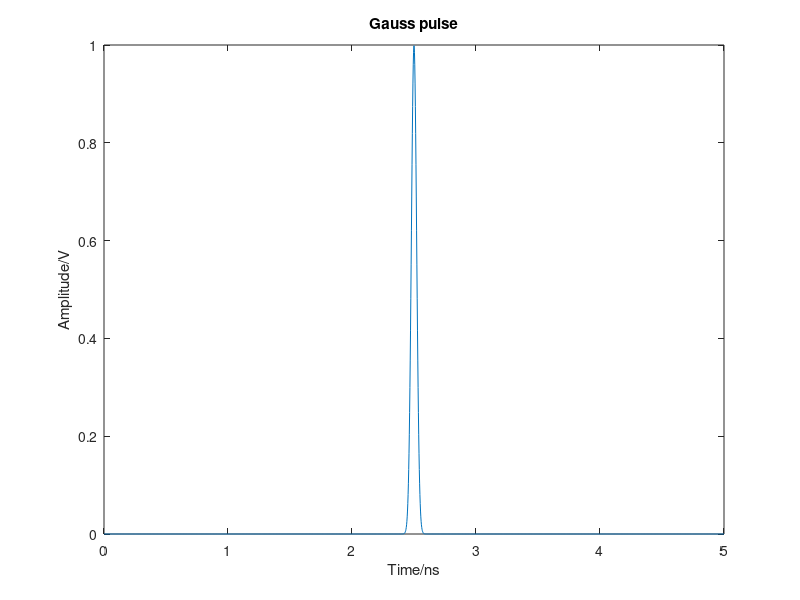
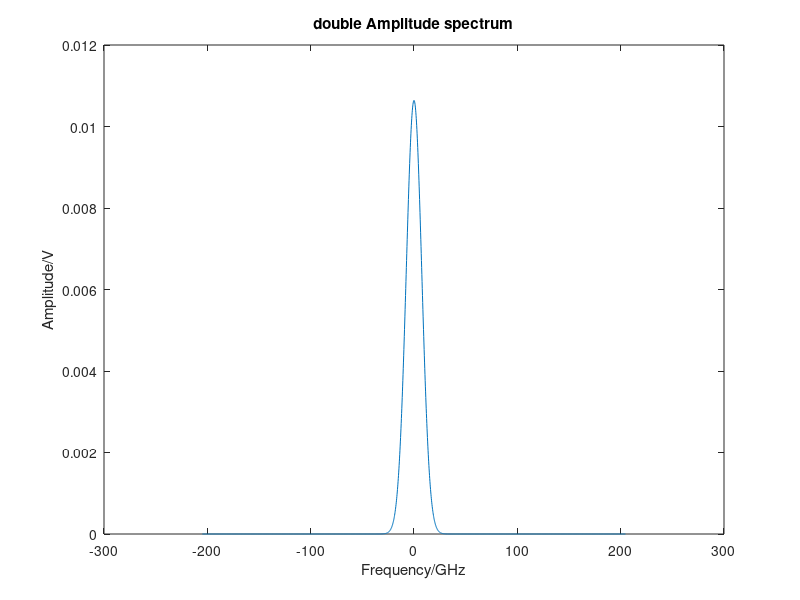
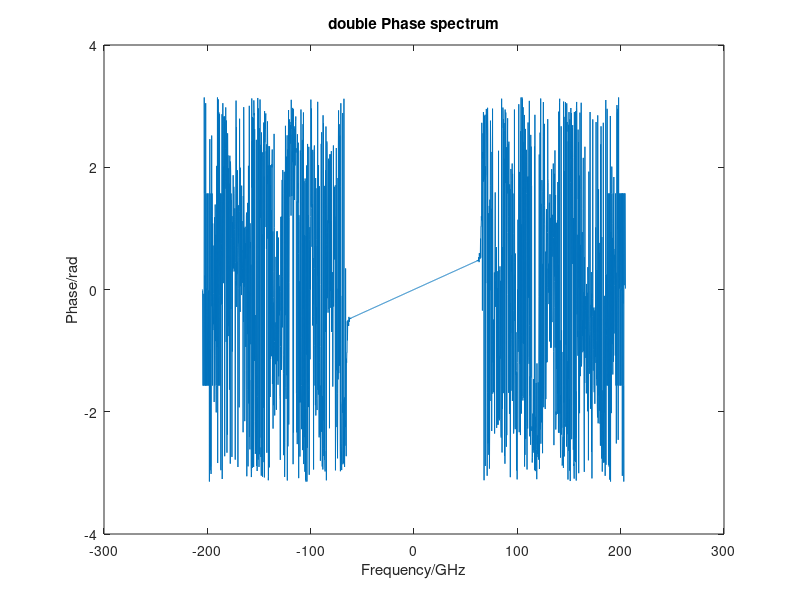
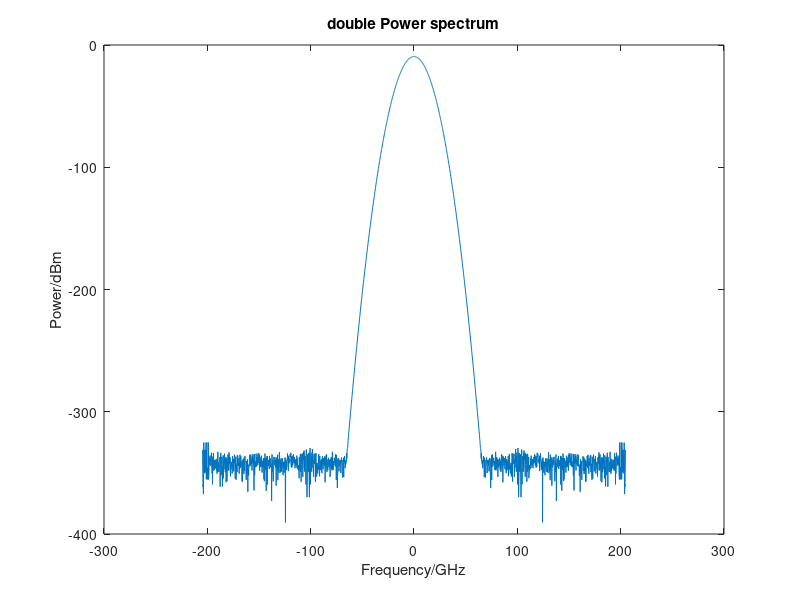

Write the MATLAB code that produced these figures, in order.
%==========================================================================
%Name:      spectrum_analysis.m
%Desc:      以高斯脉冲信号为例，求解其频谱、双边功率谱、单边功率谱、双边功率谱密度、
%           单边功率谱密度，这里高斯信号的半波全宽FWHM=50ps，中心点位于2.5ns处。
%Parameter: 
%Return:    
%Author:    wangpu(wangpu03@gmail.com)
%Date:      2018-2-21
%高斯函数公式有两种表达方式 a*exp(-((x-b)/2c)^2)，和a*exp(-((x-b)/c)^2)
%其中c和2c都是反映脉冲陡度。对于前者，2ln2c表示波峰半高度时的宽度，后者则为2lnc

%fftshift是针对频域的，将FFT的DC分量移到频谱中心，操作就是对换数据的左右两边
%例子
%x=[1 2 3 4]
%fftshift(x) -> [3 4 1 2]
%直接用fft得出的数据与频率不是对应的，fftshift将其纠正过来
%如果期望绘制的幅频图的频率范围为0~fs，则无需运行fftshift变换
%如果期望绘制的幅频图的频率范围为-fs/2~fs/2，则需要运行fftshift变换
%=========================================================================

clc;
clear;
FWHM=50e-12;            %高斯信号FWHM宽度，为50ps
time_window=100*FWHM;   %高斯信号的采样窗口宽度，该值决定了傅里叶变换后的频率分辨率
Ns=2048;                %采样点
dt=time_window/(Ns-1);  %采样时间间隔
t=0:dt:time_window;     %采样时间

gauss_time=exp(-0.5*(2*sqrt(2*log(2))*(t-2.5e-9)/FWHM).^2); %高斯脉冲，中心位于2.5ns处。

plot(t*1e+9,gauss_time,'linewidth',0.5);
xlabel('Time/ns');
ylabel('Amplitude/V');
title('Gauss pulse');


%===========以下计算双边谱、双边功率谱、双边功率谱密度=================
gauss_spec=fftshift(fft(ifftshift(gauss_time)));    %傅里叶变换，并且进行fftshift移位操作。
gauss_spec=gauss_spec/Ns;   						%求实际的幅度值；
df=1/time_window;               					%频率分辨率
k=floor(-(Ns-1)/2:(Ns-1)/2);    
% k=0:Ns-1;
double_f=k*df;   									%双边频谱对应的频点


figure(2); %幅度谱
plot(double_f*1e-9,abs(gauss_spec),'linewidth',0.5);
xlabel('Frequency/GHz');
ylabel('Amplitude/V');
title('double Amplitude spectrum');


figure(3); %相位谱
plot(double_f*1e-9,angle(gauss_spec),'linewidth',0.5);
xlabel('Frequency/GHz');
ylabel('Phase/rad');
title('double Phase spectrum');


figure(4); %功率谱
double_power_spec_W=abs(gauss_spec).^2;                 %双边功率谱，单位W；
double_power_spec_mW=double_power_spec_W*1e+3;          %双边功率谱，单位mW；
double_power_spec_dBm=10*log10(double_power_spec_mW);   %双边功率谱，单位dBm；

plot(double_f*1e-9,double_power_spec_dBm,'linewidth',0.5);
xlabel('Frequency/GHz');
ylabel('Power/dBm');
title('double Power spectrum');


figure(5); %功率谱密度
double_power_specD_W=abs(gauss_spec).^2/(df);       	%双边功率谱密度,单位W/Hz
double_power_specD_mW=double_power_specD_W*1e+3;    	%双边功率谱密度,单位mW/Hz
double_power_specD_dBm=10*log10(double_power_specD_mW);	%双边功率谱密度,单位dBm/Hz

plot(double_f*1e-9,double_power_specD_dBm,'linewidth',0.5);
xlabel('Frequency/GHz');
ylabel('Power/(dBm/Hz)');
title('double power spectrum Density');


%==========以下计算单边谱、单边功率谱及单边功率谱密度=========
gauss_spec=fft(ifftshift(gauss_time));  %计算单边谱无需fftshift
gauss_spec=gauss_spec/Ns;       		%计算真实的幅度值
single_gauss_spec=gauss_spec(1:floor(Ns/2));
single_f=(0:floor(Ns/2)-1)*df;


figure(6); %幅度谱
plot(single_f*1e-9,abs(single_gauss_spec),'linewidth',0.5);
xlabel('Frequency/GHz');
ylabel('Amplitude/V');
title('single Amplitude spectrum');


figure(7); %相位谱
plot(single_f*1e-9,angle(single_gauss_spec),'linewidth',0.5);
xlabel('Frequency/GHz');
ylabel('Phase/rad');
title('single Phase spectrum');

figure(8);%功率谱
double_power_spec_W=abs(gauss_spec).^2;  
single_power_spec_W=2*double_power_spec_W(1:floor(Ns/2));   %单边功率谱，单位W
single_power_spec_mW=single_power_spec_W*1e+3;              %单边功率谱，单位mW；
single_power_spec_dBm=10*log10(single_power_spec_mW);       %双边功率谱，单位dBm；
plot(single_f*1e-9,single_power_spec_dBm,'linewidth',0.5);  
xlabel('Frequency/GHz');
ylabel('Power/dBm');
title('single Power spectrum');


figure(9);%功率谱密度
double_power_specD_W=abs(gauss_spec).^2/(df);
single_power_specD_W=2*double_power_specD_W(1:floor(Ns/2));         %单边功率谱密度，单位W/Hz
single_power_specD_mW=single_power_specD_W*1e+3;                    %单边功率谱密度，单位mW/Hz
single_power_specD_dBm=10*log10(single_power_specD_mW);             %单边功率谱密度，单位dBm/Hz

plot(single_f*1e-9,single_power_specD_mW,'linewidth',0.5);
xlabel('Frequency/GHz');
ylabel('Power/(dBm/Hz)');
title('single power spectrum density');